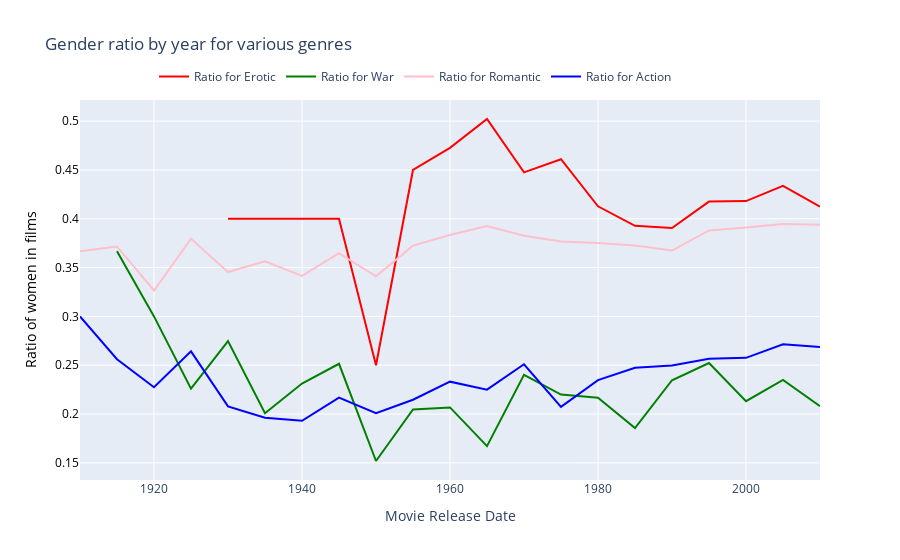

The notebook cell saved with this chart:
### Code cell
# NOT SHOWN ON WEBSITE

#This section was made to analyse the genre evolution. 



import plotly.graph_objects as go

genres = ["Drama", "Erotic", "Thriller"]

erotic_genres = ['Sex comedy','Erotica','Erotic thriller','Pornographic movie','Adult','Erotic Drama','Sexploitation','Softcore Porn','Gay pornography','Hardcore pornography','Pornography']
war_genres = ["War film"]
romantic_genres = ["Romantic drama", "Romantic comedy", "Romance Film"]
action_genres = ["Action", "Action/Adventure", "Adventure"]
dc = 5 #average over dc years
mean_romantic_ratio = df_movie[df_movie["Movie_genres"].apply(lambda x: any(movie_genre in x for movie_genre in romantic_genres))].groupby(df_movie["Movie_release_date"] // dc * dc)["Ratio"].mean()
mean_erotic_ratio = df_movie[df_movie["Movie_genres"].apply(lambda x: any(movie_genre in x for movie_genre in erotic_genres))].groupby(df_movie["Movie_release_date"] // dc * dc)["Ratio"].mean()
mean_war_ratio = df_movie[df_movie["Movie_genres"].apply(lambda x: any(movie_genre in x for movie_genre in war_genres))].groupby(df_movie["Movie_release_date"] // dc * dc)["Ratio"].mean()
mean_action_ratio = df_movie[df_movie["Movie_genres"].apply(lambda x: any(movie_genre in x for movie_genre in action_genres))].groupby(df_movie["Movie_release_date"] // dc * dc)["Ratio"].mean()



genre_type = [mean_erotic_ratio, mean_war_ratio, mean_romantic_ratio, mean_action_ratio]
genre_name = ["Erotic", "War", "Romantic", "Action"]

colors = ["red", "green", "pink", "blue"]

fig = go.Figure()

for genre in genre_type:
    fig.add_trace(
        go.Scatter(
            x=genre.index,
            y=genre,
            name=f"Ratio for {genre_name.pop(0)}",
            mode="lines",
            line=dict(color=colors.pop(0)),
        )
    )



fig.update_layout(
    title="Gender ratio by year for various genres",
    xaxis=dict(title="Movie Release Date"),
    yaxis=dict(title="Ratio of women in films", titlefont=dict(color="black"), tickfont=dict(color="black")),
    yaxis2=dict(
        title="Number of films per year for various genres",
        titlefont=dict(color="orange"),
        tickfont=dict(color="orange"),
        overlaying="y",
        side="right",
    ),
    legend=dict(x=0.1, y=1.1, orientation="h"),
)


fig.show("svg")

#to html file
#fig.write_html(data_folder + "ratio_evolution_by_genre.html")

### Figure 1 — Plotly figure (JSON) as saved in the notebook; plotly's stock layout.template omitted (floating-point values rounded to 4 significant figures)
{"data": [{"line": {"color": "red"}, "mode": "lines", "name": "Ratio for Erotic", "type": "scatter", "x": [1930, 1940, 1945, 1950, 1955, 1960, 1965, 1970, 1975, 1980, 1985, 1990, 1995, 2000, 2005, 2010], "y": [0.4, 0.4, 0.4, 0.25, 0.45, 0.4726, 0.5022, 0.4476, 0.461, 0.4128, 0.3928, 0.3906, 0.4176, 0.4181, 0.4338, 0.4125]}, {"line": {"color": "green"}, "mode": "lines", "name": "Ratio for War", "type": "scatter", "x": [1915, 1920, 1925, 1930, 1935, 1940, 1945, 1950, 1955, 1960, 1965, 1970, 1975, 1980, 1985, 1990, 1995, 2000, 2005, 2010], "y": [0.3667, 0.3, 0.2259, 0.2747, 0.2007, 0.2312, 0.2515, 0.1519, 0.2048, 0.2068, 0.1672, 0.2401, 0.22, 0.2167, 0.1857, 0.2346, 0.2523, 0.2132, 0.2349, 0.208]}, {"line": {"color": "pink"}, "mode": "lines", "name": "Ratio for Romantic", "type": "scatter", "x": [1910, 1915, 1920, 1925, 1930, 1935, 1940, 1945, 1950, 1955, 1960, 1965, 1970, 1975, 1980, 1985, 1990, 1995, 2000, 2005, 2010], "y": [0.3667, 0.3716, 0.3265, 0.3797, 0.3454, 0.3564, 0.3415, 0.3649, 0.3411, 0.3725, 0.3833, 0.3925, 0.3826, 0.3768, 0.3753, 0.3727, 0.3675, 0.3881, 0.3911, 0.3945, 0.394]}, {"line": {"color": "blue"}, "mode": "lines", "name": "Ratio for Action", "type": "scatter", "x": [1910, 1915, 1920, 1925, 1930, 1935, 1940, 1945, 1950, 1955, 1960, 1965, 1970, 1975, 1980, 1985, 1990, 1995, 2000, 2005, 2010], "y": [0.3, 0.2561, 0.2275, 0.2642, 0.2078, 0.1963, 0.1931, 0.2168, 0.2009, 0.2146, 0.2332, 0.225, 0.251, 0.2074, 0.2348, 0.2475, 0.2498, 0.2567, 0.2575, 0.2715, 0.2687]}], "layout": {"legend": {"orientation": "h", "x": 0.1, "y": 1.1}, "title": {"text": "Gender ratio by year for various genres"}, "xaxis": {"title": {"text": "Movie Release Date"}}, "yaxis": {"tickfont": {"color": "black"}, "title": {"font": {"color": "black"}, "text": "Ratio of women in films"}}, "yaxis2": {"overlaying": "y", "side": "right", "tickfont": {"color": "orange"}, "title": {"font": {"color": "orange"}, "text": "Number of films per year for various genres"}}}}
